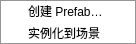
<?xml version="1.0" encoding="UTF-8"?>
<ui version="4.0">
 <class>PrefabActionsForm</class>
 <widget class="QMenu" name="PrefabActionsForm">
  <property name="title"><string>Prefab</string></property>
  <addaction name="savePrefabAction"/>
  <addaction name="instantiatePrefabAction"/>
  <action name="savePrefabAction"><property name="text"><string>创建 Prefab…</string></property></action>
  <action name="instantiatePrefabAction"><property name="text"><string>实例化到场景</string></property></action>
 </widget>
 <resources/>
 <connections/>
</ui>
